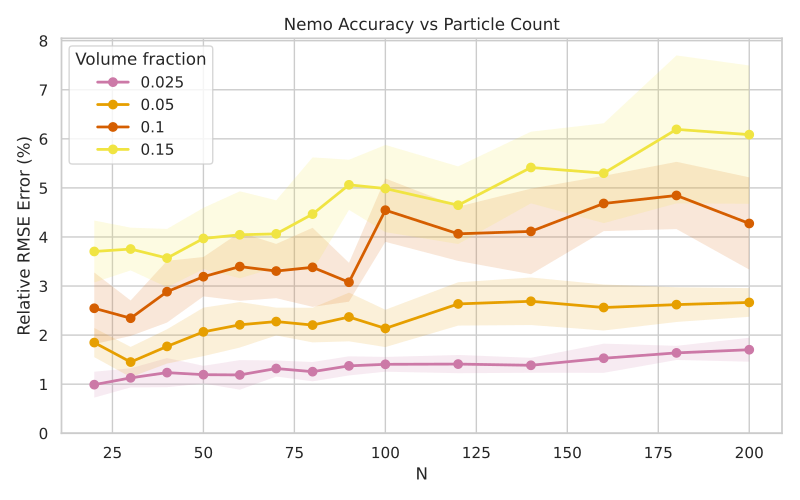

Recreate this plot in Python.
#!/usr/bin/env python3
"""Figure 4: grand mobility accuracy vs number of particles, for the latest published stack
(moments pc8c pair model + learned diagonal, switch_dist = pair_cutoff = 8).

Render-only: the rows come from the paper-accuracy harness. If the op is missing from the CSV:

    TORCH_COMPILE_DISABLE=1 python benchmarks/paper_accuracy_v2.py --exp fig4 \
        --ops M_mom_v2_kinf_rc8_pc8c M_mom_v2_kinf_rc8_pc8c_diag --workers 8 --skip-done

    python figures/fig4_diff_sizes.py

Outputs: figures/fig4_diff_sizes.{pdf,png} and drop-in copies at the paper's include name
figures/M_accuracy_nbody_diff_sizes_avg_rel_rmse.{pdf,png}.  Layout follows the paper's original
(figures/plot_M_accuracy.py): seed-mean rel. RMSE vs N, one curve per volume fraction, warm
colorblind palette; shaded band = ±1 std over the 10 seeds.
"""
from __future__ import annotations

import argparse
import os
from pathlib import Path

import numpy as np
import pandas as pd

ROOT = Path(__file__).resolve().parents[1]
os.chdir(ROOT)

MAIN_CSV = Path("data/paper_accuracy_v2.csv")
PHIS = [0.025, 0.05, 0.1, 0.15]
WARM = {0.025: "#CC79A7", 0.05: "#E69F00", 0.1: "#D55E00", 0.15: "#F0E442", 0.2: "#8C510A"}  # the paper's palette


def load(op: str, max_n: int, exp: str = "fig4") -> pd.DataFrame:
    df = pd.read_csv(MAIN_CSV)
    d = df[(df["exp"] == exp) & (df["op"] == op) & (df["N"] <= max_n)]
    assert not d.empty, f"no {exp} rows for op {op!r} in {MAIN_CSV} (run the harness command in the docstring)"
    g = d.groupby(["N", "phi"])["rel_rmse"]
    a = pd.DataFrame({"mean": g.mean(), "std": g.std(ddof=0), "n": g.count()}).reset_index()
    try:  # the large-N cells run tapered seed counts; compare against the harness' schedule
        import sys
        sys.path.insert(0, str(ROOT))
        from benchmarks.paper_accuracy_v2 import FIG4_REPEATS, NUM_REPEATS
        expected = a["N"].map(lambda n: FIG4_REPEATS.get(int(n), NUM_REPEATS))
    except ImportError:
        expected = a["n"].max()
    short = a[a["n"] < expected]
    if len(short):
        print(f"[warn] incomplete cells for {op}:\n{short.to_string(index=False)}")
    return a


def plot(a: pd.DataFrame, phis: list[float], band: bool, log_x: bool = False, title_note: str = ""):
    import matplotlib
    matplotlib.use("Agg")
    import matplotlib.pyplot as plt
    import seaborn as sns

    sns.set(style="whitegrid")
    fig, ax = plt.subplots(figsize=(8, 5))
    for phi in phis:
        c = WARM[phi]
        r = a[np.isclose(a["phi"], phi)].sort_values("N")
        ax.plot(r["N"], r["mean"], marker="o", color=c, lw=2, label=f"{phi:g}")
        if band:
            ax.fill_between(r["N"], r["mean"] - r["std"], r["mean"] + r["std"], color=c, alpha=0.15, lw=0)
    if log_x:
        from matplotlib.ticker import NullFormatter, ScalarFormatter
        ax.set_xscale("log")
        big = (2000, 3000) if a["N"].max() <= 3000 else (2000, 5000, 10000)
        ticks = [n for n in (20, 50, 100, 200, 500, 1000, *big) if a["N"].min() <= n <= a["N"].max()]
        ax.set_xticks(ticks)
        ax.xaxis.set_major_formatter(ScalarFormatter())
        ax.xaxis.set_minor_formatter(NullFormatter())
    ax.set_xlabel("N")
    ax.set_ylabel("Relative RMSE Error (%)")
    ax.set_title("Nemo Accuracy vs Particle Count" + title_note)
    ax.set_ylim(bottom=0)
    ax.legend(title="Volume fraction")
    fig.tight_layout()
    return fig


def main():
    ap = argparse.ArgumentParser(description=__doc__, formatter_class=argparse.RawDescriptionHelpFormatter)
    ap.add_argument("--op", default="M_mom_v2_kinf_rc8_pc8c_diag", help="harness op to plot")
    ap.add_argument("--phis", type=float, nargs="+", default=PHIS)
    ap.add_argument("--no-band", action="store_true", help="drop the ±1 std seed band")
    ap.add_argument("--out", type=Path, default=Path("figures/fig4_diff_sizes"))
    ap.add_argument("--max-n", type=int, default=200,
                    help="plot cells with N <= this (default 200 = the paper's original range; "
                         "use 2000 with --out-suffix _large for the large-N figure)")
    ap.add_argument("--out-suffix", default="",
                    help="suffix on both output stems (e.g. _large) so the defaults stay untouched")
    ap.add_argument("--exp", default="fig4", choices=["fig4", "fig4g"],
                    help="fig4g = the uniform-gravity-forcing protocol rows")
    args = ap.parse_args()

    a = load(args.op, args.max_n, args.exp)
    print("rel. RMSE (%) vs N, mean over seeds:")
    p = a[a["phi"].isin(args.phis)].pivot(index="phi", columns="N", values="mean")
    print(p.round(2).to_string())

    fig = plot(a, args.phis, band=not args.no_band, log_x=args.max_n > 200,
               title_note=" (gravity forcing)" if args.exp == "fig4g" else "")
    for stem in (args.out, Path("figures/M_accuracy_nbody_diff_sizes_avg_rel_rmse")):
        stem = stem.with_name(stem.name + args.out_suffix)
        for ext in ("pdf", "png"):
            fig.savefig(stem.with_suffix(f".{ext}"), dpi=600)
        print(f"-> {stem}.pdf, {stem}.png")


if __name__ == "__main__":
    main()
